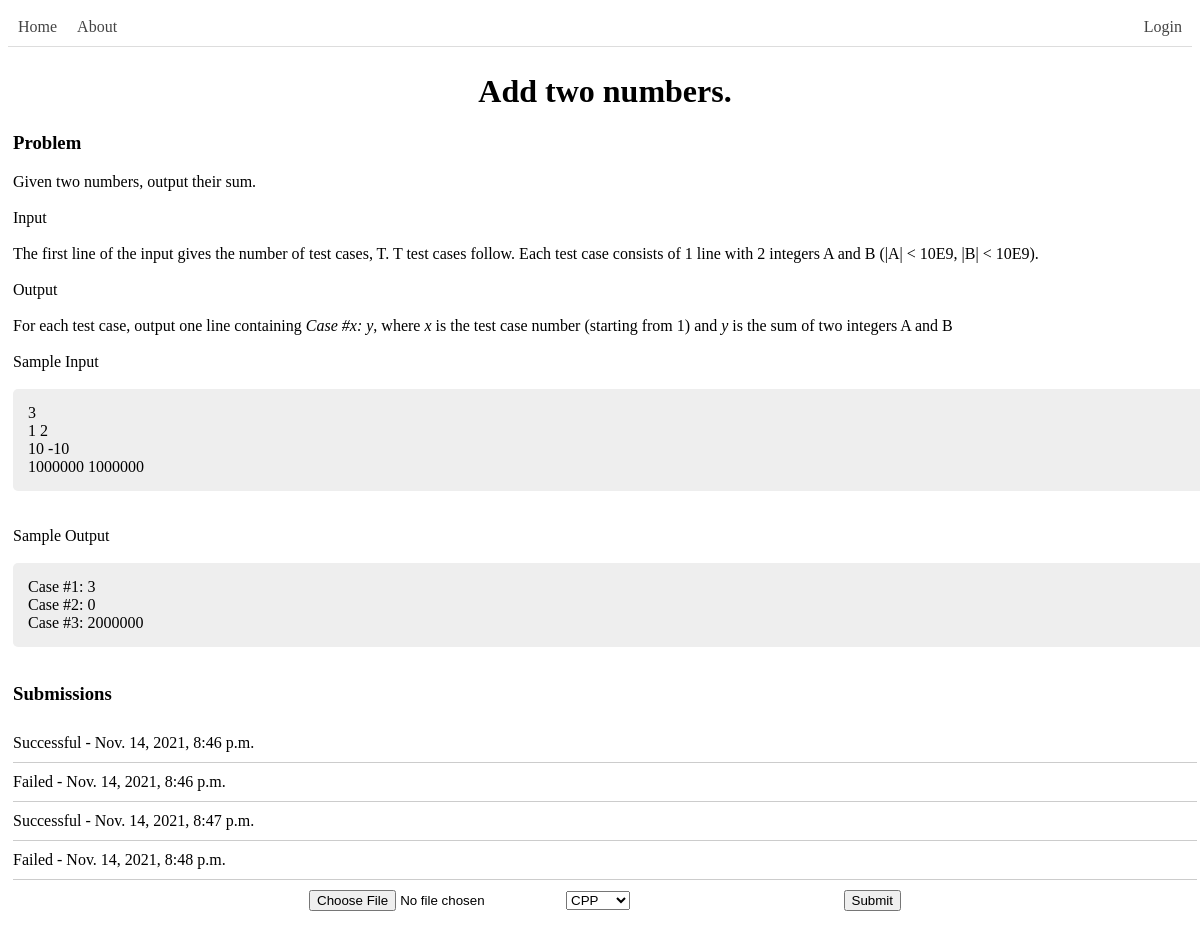
The app's page /problem/0f1afbcd-6419-4200-ba47-4aca339fe982, older data.
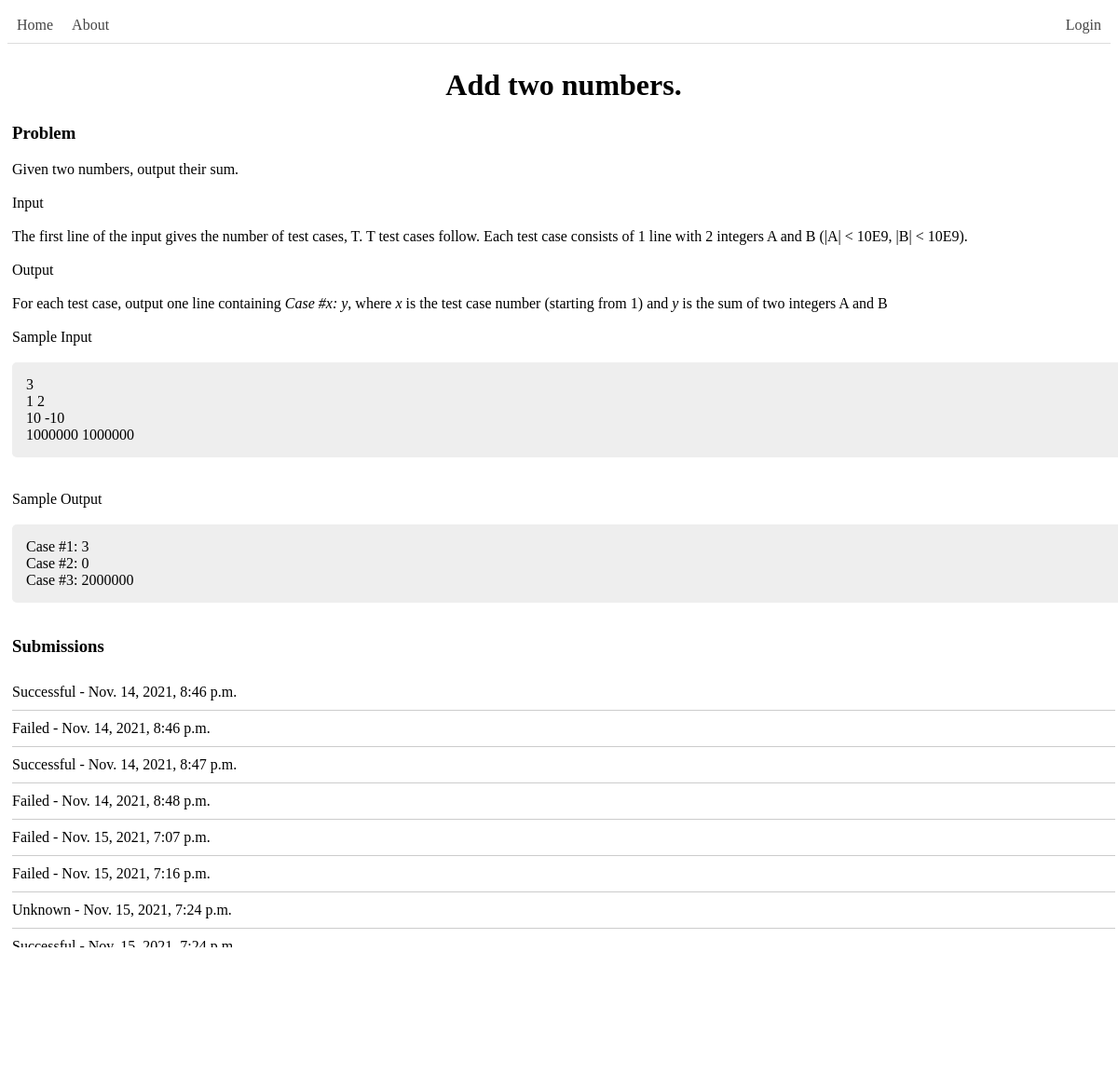
The same page, newer data.
### website/models.py (models this page shows, shortened)
class Problem(models.Model):
    id = models.UUIDField(primary_key=True, default=uuid.uuid4, help_text='Unique ID for this particular problem')
    name = models.CharField(max_length=255, help_text='Problem name')
    description = models.TextField()

class Submission(models.Model):
    id = models.UUIDField(primary_key=True, default=uuid.uuid4, help_text='Unique ID for this particular submission')
    problem = models.ForeignKey(Problem, on_delete=models.CASCADE)
    file = models.FileField(upload_to=location)
    result = models.CharField(max_length=1,
                              choices=Result.choices,
                              default=Result.UNKNOWN, )
    submissionTime = models.DateTimeField(auto_now=True)
    language = models.CharField(max_length=1, choices=LANGUAGE, default=1)

### website/views.py (the view, shortened to what this page needs)
# urls.py: path('problem/<uuid:problem_id>', views.problem, name='problem')
def problem(request, problem_id):
    try:
        context = {
            'problem': Problem.objects.get(id=problem_id),
            'submissions': Submission.objects.filter(problem_id=problem_id),
            'form': SubmissionForm()
        }
        return render(request, 'problem.html', context=context)
    except (Submission.DoesNotExist, Problem.DoesNotExist):
        return render(request, 'not_found.html')

### website/forms.py
class SubmissionForm(forms.Form):
    file = forms.FileField(label="")
    language = forms.ChoiceField(choices=LANGUAGE, label="", widget=forms.Select())

### website/templates/problem.html (shortened to what this page needs)
{% extends "base.html" %}
{% block content %}
<div id="res-cont">
    <center><h1>{{problem.name}}</h1></center>
    <h3>Problem</h3>
    {{problem.description|safe}}
    <br>
    <h3>Submissions</h3>
    {% if submissions %}
    {% for element in submissions %}
    <div class="problem-block-index">
        {{element.get_result_display}} - {{element.submissionTime}}
    </div>
    {% endfor %}
    {% else %}
    <div class="problem-block-index">
        No submissions done yet.
    </div>
    {% endif %}
    <form method="post" enctype="multipart/form-data" class="submission-form">
        {{ form }}
        <input class="submission-button" type="submit" value="Submit">
    </form>
</div>
{% endblock %}

### website/templates/base.html (shortened to what this page needs)
<!DOCTYPE html>
<html lang="en">
<head>
    {% load static %}
    <link rel="stylesheet" href="{% static 'css/styles.css' %}">
</head>
<body>
<div>
    {%block navbar%}
    <nav>
        <ul id='navbar'>
            <li class='navbar-btn-left'>
                <a href="/">Home</a>
            </li>
            <li class='navbar-btn-left'>
                <a href="/about">About</a>
            </li>
            <li class='navbar-btn-right'>
                <a href="/login">Login</a>
            </li>
        </ul>
    </nav>
    {% endblock %}
    {%block content%}{% endblock %}
</div>
</body>
</html>

### website/static/css/styles.css (style rules this page uses)
#navbar { border-bottom: 1px solid #DDD; list-style-type: none; margin: 0; padding: 0; overflow: hidden; }
#navbar li { margin: 10px; }
#navbar a, .inline-link-default { text-decoration: none; color: #444; }
.navbar-btn-left { float: left; }
.navbar-btn-right { float: right; }
#res-cont { margin: auto; padding: 5px; }
@media (pointer:none), (pointer:coarse), (max-width: 800px) { #res-cont { width: 100%; } }
.problem-block-index { border: none; border-bottom: solid 1px #ccc; padding: 10px 0px; }
.code-sample { border-radius: 5px; padding: 15px; width: 100%; background-color: #EEE; }
.submission-form { padding: 10px; margin: auto; width: 50%; }
.submission-form .submission-button { float: right; }

Row changes from the older to the newer data that the page shows:
added Submission: result "Failed", submissionTime "Nov. 15, 2021, 7:07 p.m."
added Submission: result "Failed", submissionTime "Nov. 15, 2021, 7:16 p.m."
added Submission: result "Unknown", submissionTime "Nov. 15, 2021, 7:24 p.m."
added Submission: result "Successful", submissionTime "Nov. 15, 2021, 7:24 p.m."
